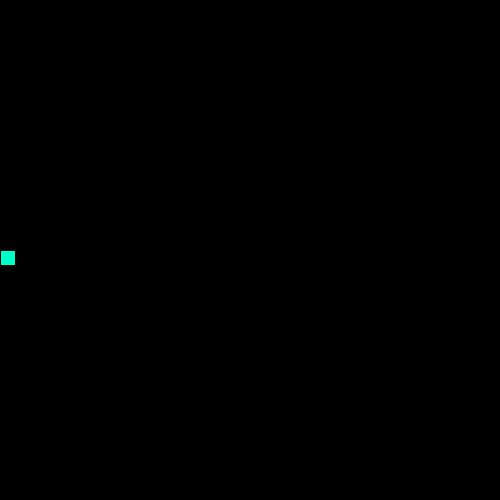
Frame 1 (no input)
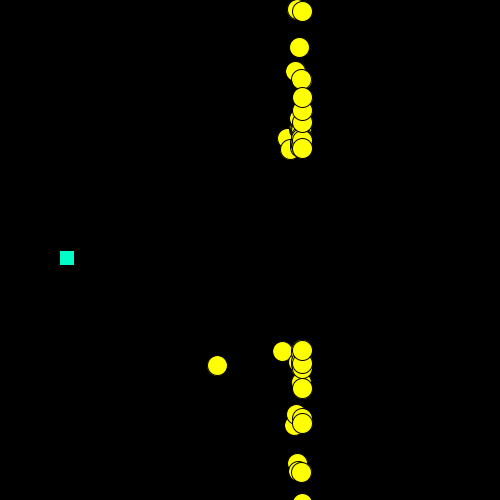
Frame 60 (the mouse pressed at the canvas centre just before this capture)
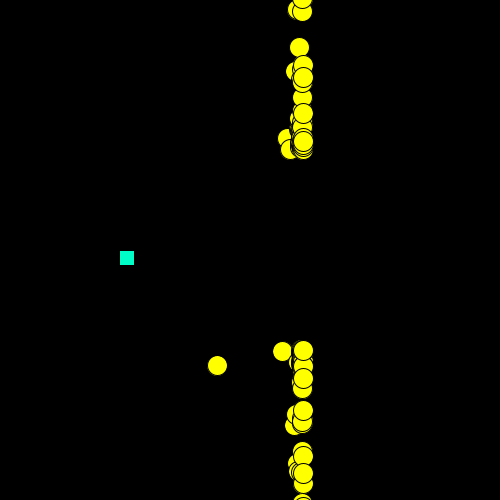
Frame 120 (the mouse held since frame 60 and released just before this capture)

The Processing sketch that drew these frames (run headless with seeded random() and noise(); from frame 60 on, the mouse is pressed at the canvas centre):

// Processing sketch: circleSquare
// ── circleSquare.pde
//Global Variables

float r= 100;
float theta = 0;
float speed = 0.05;


void setup(){
  size (500, 500);
  background(0);
  
}


void draw(){
  println(frameCount);
  float x = r * cos(frameCount/speed);
  float y = r / sin(frameCount*speed);
  fill(255, 255, 0);
  ellipse(x+width/2, y+height/2, 20, 20);
  theta += 0.5;
  speed += 1;
 
  fill (0,255,200);
  rect(theta, height/2, 15,15);
  theta += 0.5;
}
